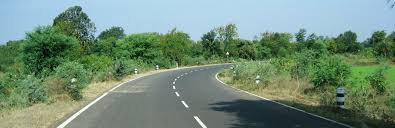
#> input picture images.jpg, 395 x 128 px
$ python -i FindRoadBorder.py   (imports and definitions only)
#> lines starting #> are read from the running program, lines starting #| are printed output that depends on the picture; after the words box and inside, x2 and y2 are one past the last pixel; in counts of white or black regions, pixels touching at a corner belong together
#> further down, picture is the input picture: shape (128, 395, 3); mean B, G, R 120.8, 139.8, 114.2
import cv2 as cv
import numpy as np
import matplotlib.image as mpimg
import math
from numpy.core.numeric import Inf
from numpy.lib.type_check import mintypecode

left_history_flag = False
right_history_flag = False
lower_white = np.array([0,0,168])
upper_white = np.array([172,11,255])
left_border,right_border = [[0,0,0,0]],[[0,0,0,0]]
history_right = []
history_left = []

def CroppingImage(img,vertice):
    mask = np.zeros_like(img)
    cv.fillPoly(mask,vertice,(255,0,0))
    res = cv.bitwise_and(img,mask)
    return res

def DrawLine(img,lines):
    left_x = []
    left_y = []
    right_x = []
    right_y = []
    height,width,_ = img.shape
    bound = 1/3
    left_bound = width * (1-bound)
    right_bound = width*bound

    try:
        for line in lines:
            for x1,y1,x2,y2 in line:
                try:
                    slope = (y2-y1)/(x2-x1)
                except:
                    continue
                if math.fabs(slope)<0.5:
                    continue
                if slope<0:
                    if x1<left_bound and x2<left_bound:
                        left_x.extend([x1,x2])
                        left_y.extend([y1,y2])
                else:
                    if x1>right_bound and x2>right_bound:
                        right_x.extend([x1,x2])
                        right_y.extend([y1,y2])
    except:
        return None

    max_y = int(img.shape[0])
    min_y = int(img.shape[0]*3/4)

    try:
        curve_left = np.poly1d(np.polyfit(
            left_y,
            left_x,
            deg=1
        ))
        left_side_min = int(curve_left(max_y))
        left_side_max = int(curve_left(min_y))
        left_border[0] = [left_side_min,max_y,left_side_max,min_y]
        cv.line(img,(left_side_min,max_y),(left_side_max,min_y),(0,0,255),6)
        history_left.append([left_side_min,max_y,left_side_max,min_y])
        left_history_flag = False
    except:
        left_history_flag=True
        print("left lane miss",left_history_flag)
        left_border[0] = [0,0,0,0]
        pass
        # [7 lines of commented-out code are left out]

    try:
        curve_right = np.poly1d(np.polyfit(
        right_y,
        right_x,
        deg=1
     ))
        right_side_min = int(curve_right(max_y))
        right_side_max = int(curve_right(min_y))
        right_border[0] = [right_side_min,max_y,right_side_max,min_y]
        cv.line(img,(right_side_min,max_y),(right_side_max,min_y),(0,0,255),6)
        history_right.append([right_side_min,max_y,right_side_max,min_y])
        right_history_flag=False
    except:
        right_history_flag=True
        print("right lane miss",right_history_flag)
        right_border[0] = [0,0,0,0]
        pass
        # [7 lines of commented-out code are left out]

    return (left_border,right_border,img,left_history_flag,right_history_flag)

def DetectLine(frame):
    height = frame.shape[0]
#> height = 128
    width = frame.shape[1]
#> width = 395
    for i in range(height//2):
        for j in range(width):
            frame[i][j]=0
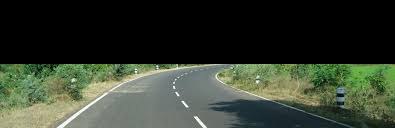
#> frame: shape (128, 395, 3); mean B, G, R 47.5, 61.3, 53.2
    roi_vertices = [
        (10,height),
        (width/1.2,height/1.2),
        (width*3/4,height)
    ]
    frame1 = cv.cvtColor(frame,cv.COLOR_BGR2GRAY)
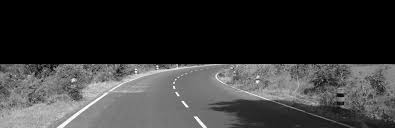
#> frame1: shape (128, 395); min 0, max 255, mean 57.3
    blur = cv.GaussianBlur(frame1,(3,3),3)
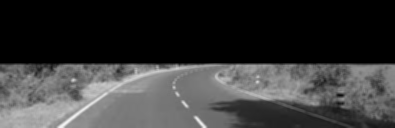
#> blur: shape (128, 395); min 0, max 242, mean 57.3
    edge = cv.Canny(blur,100,110)
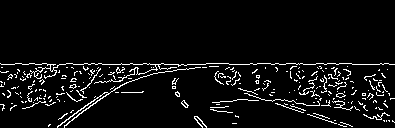
#> edge: shape (128, 395); 5.6% white in thin lines or dots, all inside (x1, y1, x2, y2) = (0, 63, 395, 128)
    lines = cv.HoughLinesP(edge,2,np.pi/60,150,lines = np.array([]),minLineLength = 40,maxLineGap=25)
#> lines = [[1, 64, 394, 64]]
    BorderPoints = DrawLine(frame,lines)
#> the loop in DrawLine, `for line in lines:` made 1 pass
#> after the loop in DrawLine, `for line in lines:`: left_x = []
#> BorderPoints = 5 items
    return BorderPoints

# [20 lines of commented-out code are left out]

>>> import cv2
>>> picture = cv2.imread('images.jpg')
>>> result = DetectLine(picture)
#> result = 5 items

$ run again, on road.png
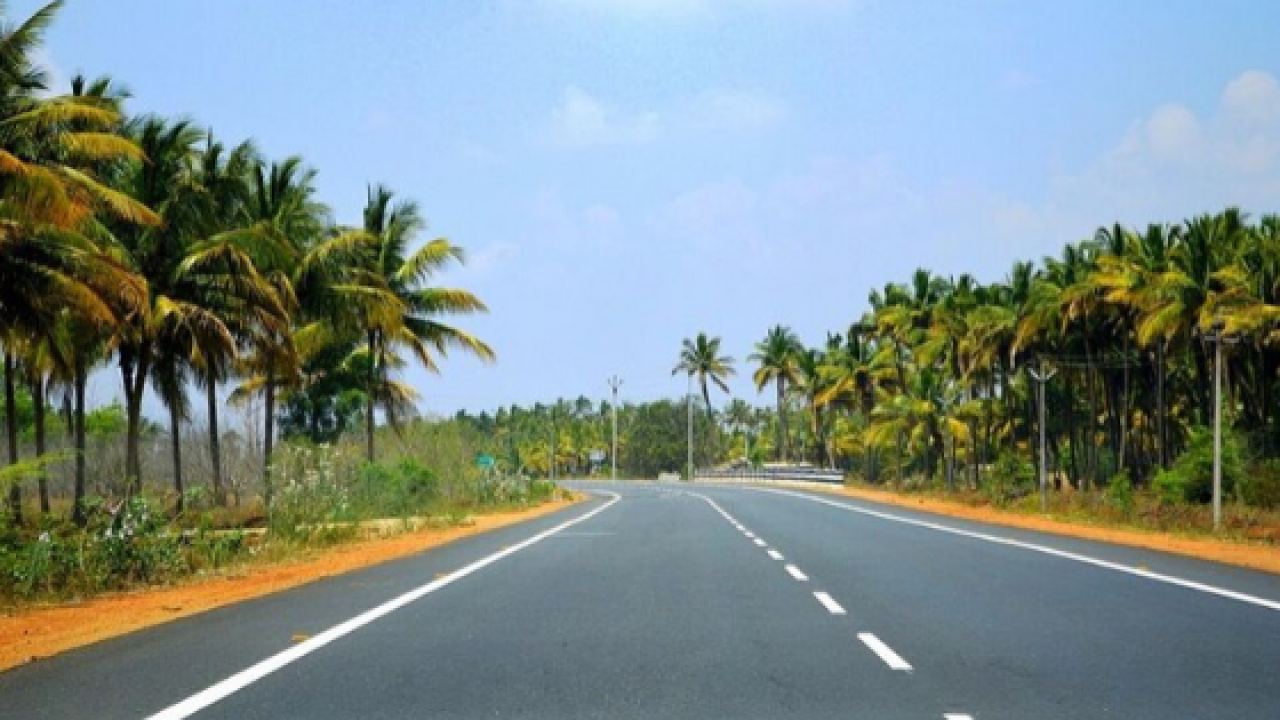
#> input picture road.png, 1280 x 720 px
#> picture is the input picture: shape (720, 1280, 3); mean B, G, R 139.3, 141, 125.3
#> in DetectLine, `edge = cv.Canny(blur,100,110)`:
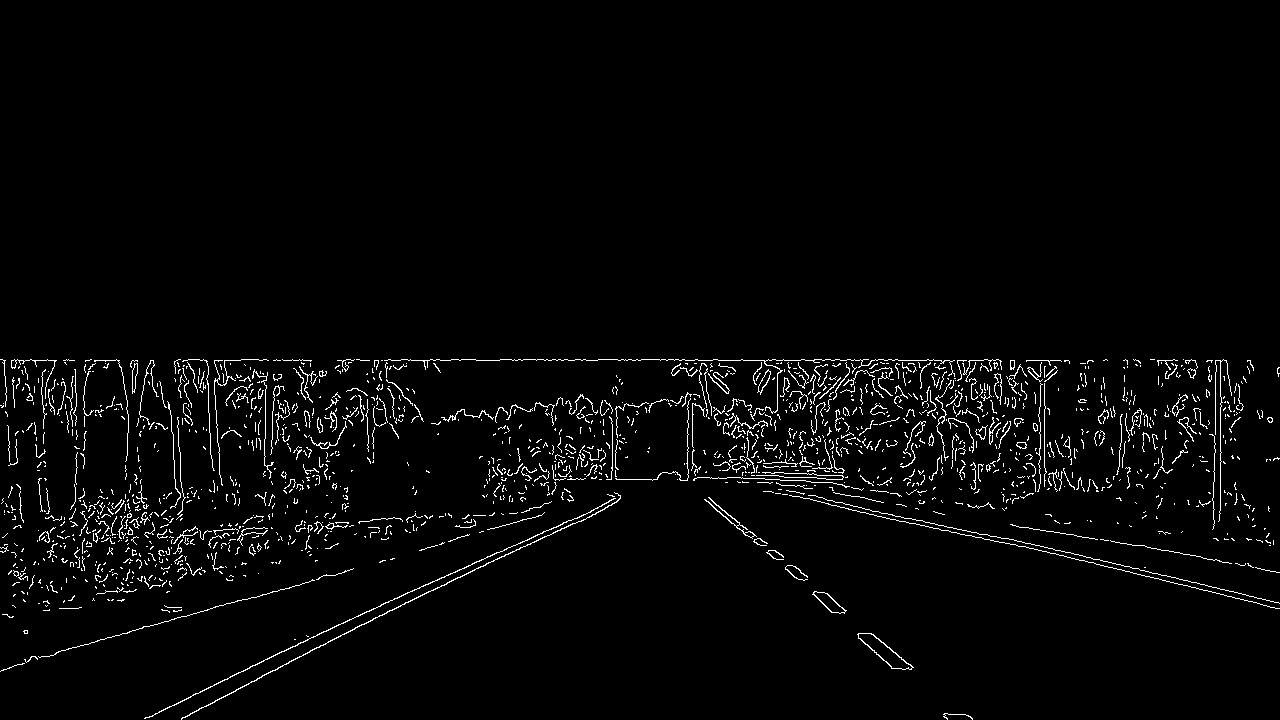
#> edge: shape (720, 1280); 2.7% white in thin lines or dots, all inside (x1, y1, x2, y2) = (0, 359, 1280, 720)
#> lines = 312 rows, first 6: [4, 361, 55, 361], [3, 360, 1250, 360], [150, 362, 439, 423], [653, 479, 704, 453], [199, 708, 441, 585], [1012, 525, 1179, 552]
#> the loop in DrawLine, `for line in lines:` made 312 passes
#> after the loop in DrawLine, `for line in lines:`: left_x = [653, 704, 199, 441, 174, 281, 181, 288]; left_y = [479, 453, 708, 585, 705, 651, 718, 663]; right_x = [677, 745]; right_y = [474, 535]
#> left_side_min = 163
#> left_side_max = 527
#> right_side_min = 951
#> right_side_max = 750
#> in DrawLine, `cv.line(img,(right_side_min,max_y),(right_side_max,min_y),(0,0,255),6)`:
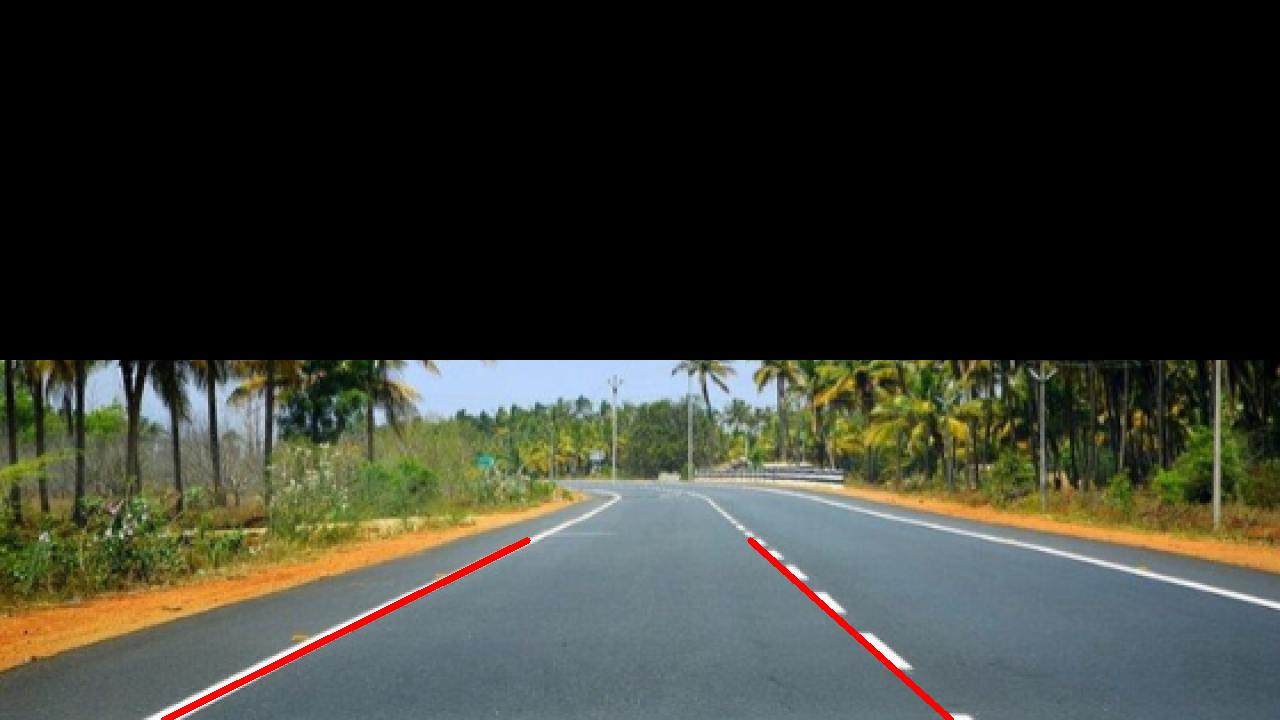
#> img: shape (720, 1280, 3); mean B, G, R 48, 56.7, 54.6
#> BorderPoints = 5 items

$ run again, on temp.png
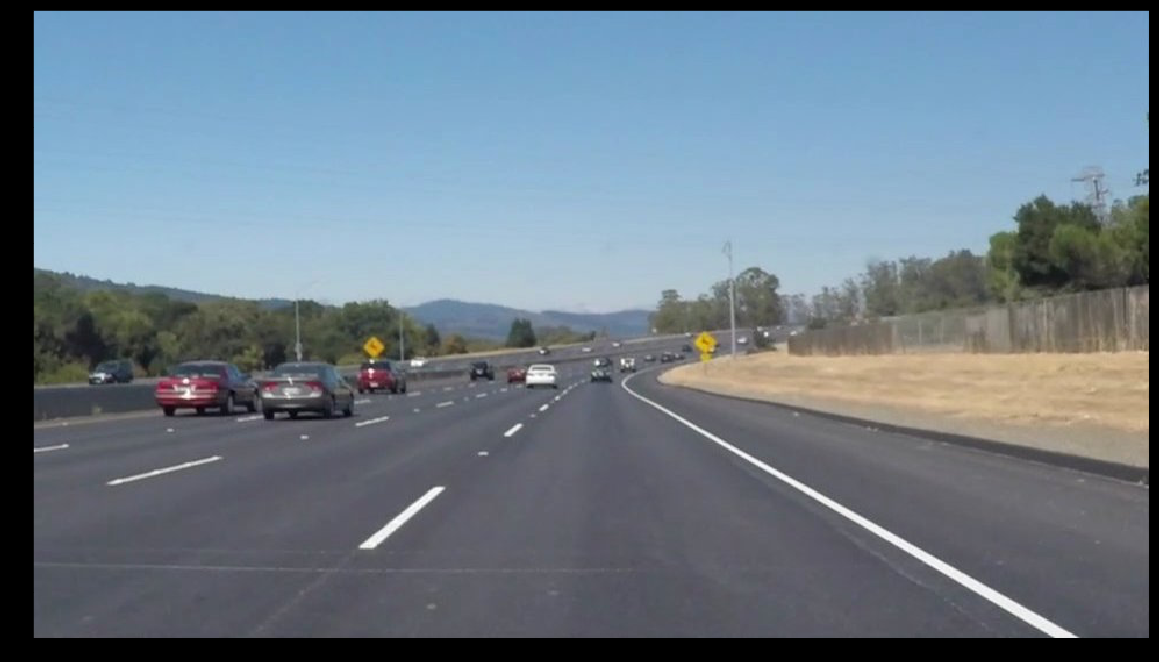
#> input picture temp.png, 1159 x 662 px
#> picture is the input picture: shape (662, 1159, 3); mean B, G, R 134.9, 122.6, 108.1
#> in DetectLine, `edge = cv.Canny(blur,100,110)`:
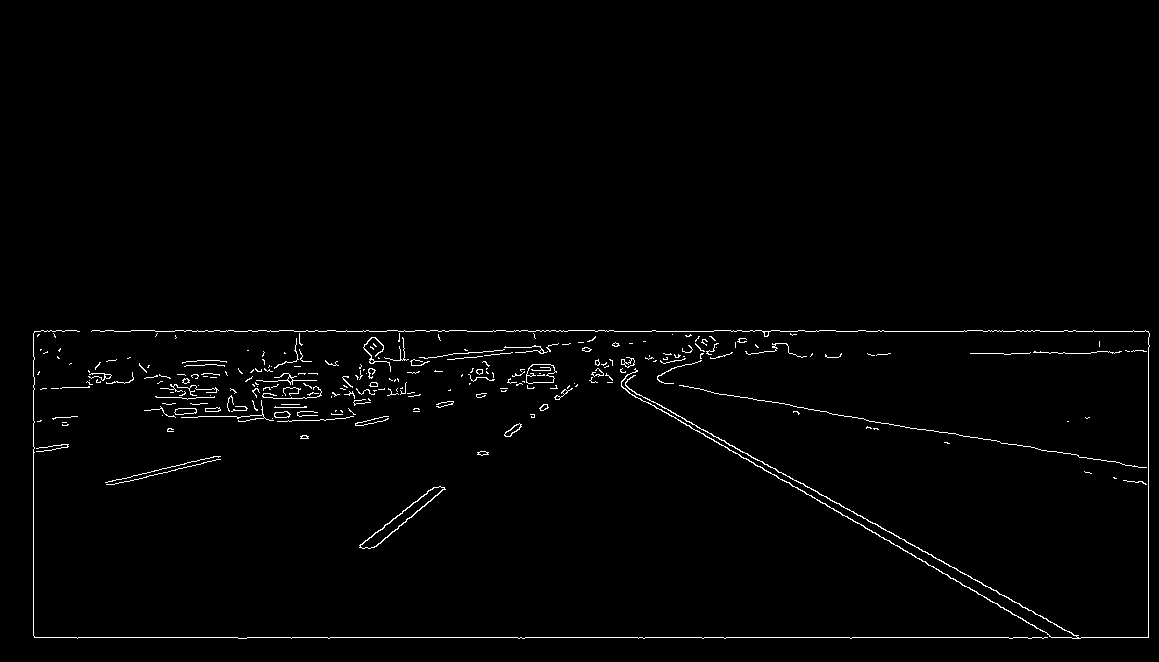
#> edge: shape (662, 1159); 1.3% white in thin lines or dots, all inside (x1, y1, x2, y2) = (33, 330, 1150, 639)
#> lines = 29 rows, first 6: [34, 637, 1148, 637], [41, 330, 466, 330], [595, 372, 1047, 633], [595, 331, 1148, 331], [1148, 636, 1148, 332], [970, 353, 1114, 353]
#> the loop in DrawLine, `for line in lines:` made 29 passes
#> after the loop in DrawLine, `for line in lines:`: left_x = [33, 33]; left_y = [635, 333]; right_x = [595, 1047, 954, 1078, 684, 779, 875, 999]; right_y = [372, 633, 567, 638, 418, 472, 523, 594]
#> left_side_min = 32
#> right_side_min = 1115
#> right_side_max = 821
#> in DrawLine, `cv.line(img,(right_side_min,max_y),(right_side_max,min_y),(0,0,255),6)`:
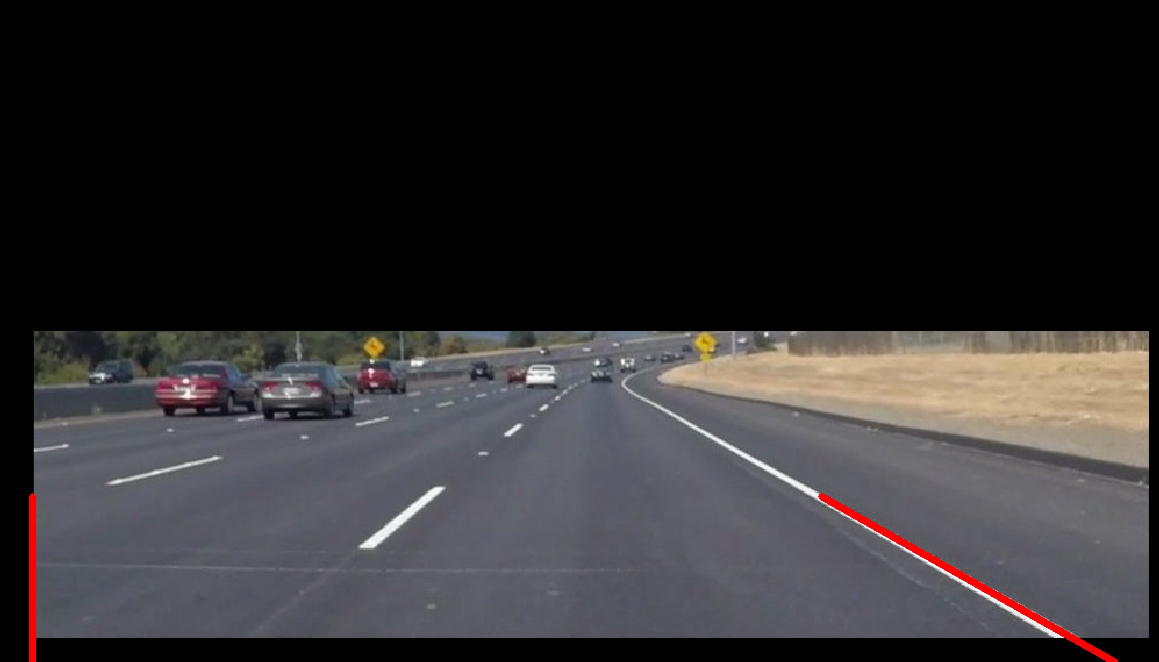
#> img: shape (662, 1159, 3); mean B, G, R 46.5, 45.2, 47.4
#> BorderPoints = 5 items
